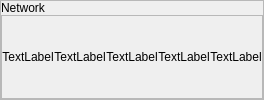
                            <widget class="QFrame" name="frame_49">
                             <property name="frameShape">
                              <enum>QFrame::StyledPanel</enum>
                             </property>
                             <property name="frameShadow">
                              <enum>QFrame::Raised</enum>
                             </property>
                             <layout class="QVBoxLayout" name="verticalLayout_23">
                              <property name="spacing">
                               <number>0</number>
                              </property>
                              <property name="leftMargin">
                               <number>0</number>
                              </property>
                              <property name="topMargin">
                               <number>0</number>
                              </property>
                              <property name="rightMargin">
                               <number>0</number>
                              </property>
                              <property name="bottomMargin">
                               <number>0</number>
                              </property>
                              <item>
                               <widget class="QLabel" name="label_35">
                                <property name="sizePolicy">
                                 <sizepolicy hsizetype="Preferred" vsizetype="Maximum">
                                  <horstretch>0</horstretch>
                                  <verstretch>0</verstretch>
                                 </sizepolicy>
                                </property>
                                <property name="text">
                                 <string>Network</string>
                                </property>
                               </widget>
                              </item>
                              <item>
                               <widget class="QFrame" name="frame_54">
                                <property name="frameShape">
                                 <enum>QFrame::StyledPanel</enum>
                                </property>
                                <property name="frameShadow">
                                 <enum>QFrame::Raised</enum>
                                </property>
                                <layout class="QHBoxLayout" name="horizontalLayout_28">
                                 <property name="spacing">
                                  <number>0</number>
                                 </property>
                                 <property name="leftMargin">
                                  <number>0</number>
                                 </property>
                                 <property name="topMargin">
                                  <number>0</number>
                                 </property>
                                 <property name="rightMargin">
                                  <number>0</number>
                                 </property>
                                 <property name="bottomMargin">
                                  <number>0</number>
                                 </property>
                                 <item>
                                  <widget class="QLabel" name="n_delta">
                                   <property name="text">
                                    <string>TextLabel</string>
                                   </property>
                                   <property name="alignment">
                                    <set>Qt::AlignCenter</set>
                                   </property>
                                  </widget>
                                 </item>
                                 <item>
                                  <widget class="QLabel" name="n_theta">
                                   <property name="text">
                                    <string>TextLabel</string>
                                   </property>
                                   <property name="alignment">
                                    <set>Qt::AlignCenter</set>
                                   </property>
                                  </widget>
                                 </item>
                                 <item>
                                  <widget class="QLabel" name="n_alpha">
                                   <property name="text">
                                    <string>TextLabel</string>
                                   </property>
                                   <property name="alignment">
                                    <set>Qt::AlignCenter</set>
                                   </property>
                                  </widget>
                                 </item>
                                 <item>
                                  <widget class="QLabel" name="n_beta">
                                   <property name="text">
                                    <string>TextLabel</string>
                                   </property>
                                   <property name="alignment">
                                    <set>Qt::AlignCenter</set>
                                   </property>
                                  </widget>
                                 </item>
                                 <item>
                                  <widget class="QLabel" name="n_gamma">
                                   <property name="text">
                                    <string>TextLabel</string>
                                   </property>
                                   <property name="alignment">
                                    <set>Qt::AlignCenter</set>
                                   </property>
                                  </widget>
                                 </item>
                                </layout>
                               </widget>
                              </item>
                             </layout>
                            </widget>
